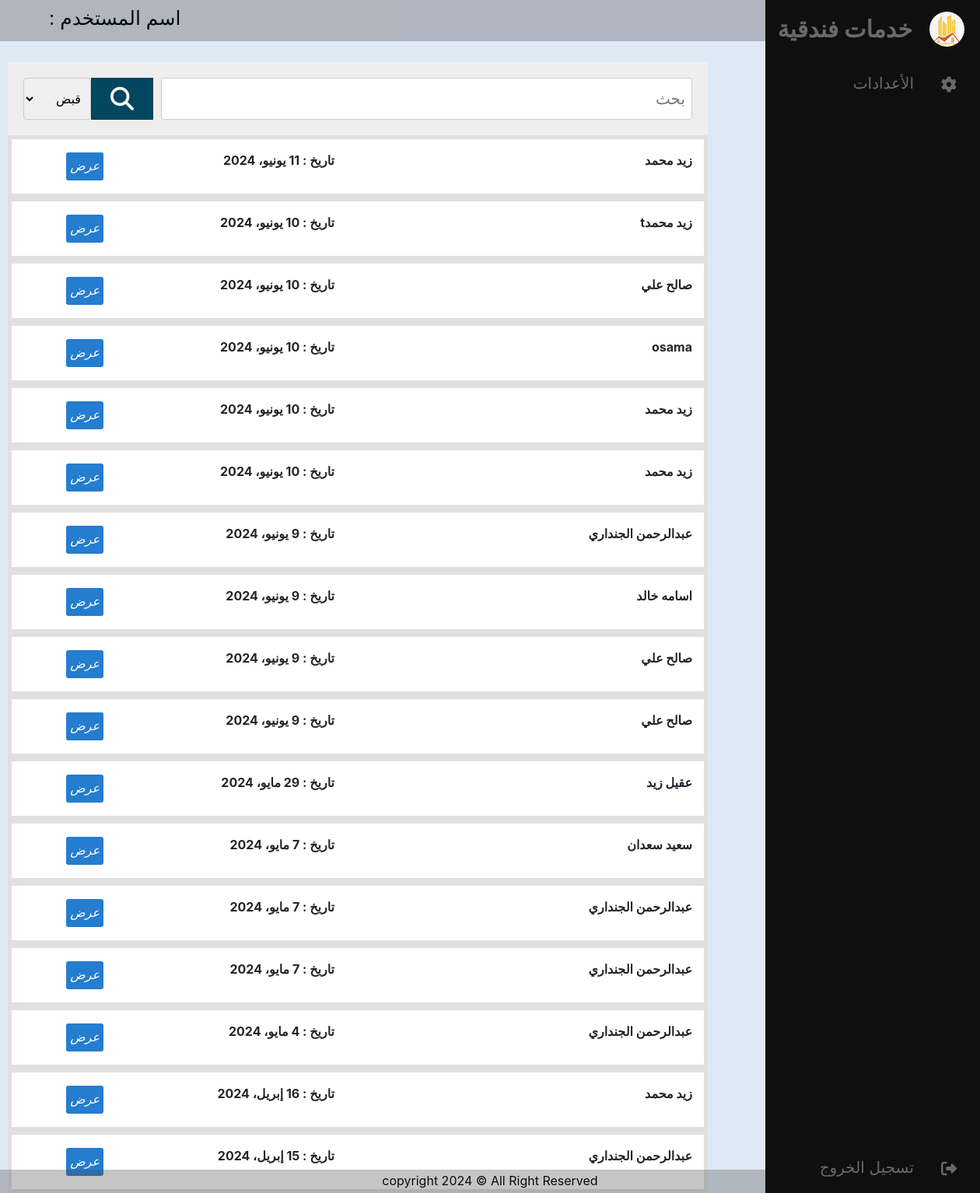
Page /bills on the committed database.
### system/models.py (models this page shows, shortened)
class Operation(models.Model):
     fund = models.ForeignKey(Fund,on_delete=models.CASCADE,verbose_name='الصندوق')
     customers = models.ForeignKey(Customers,on_delete=models.CASCADE,verbose_name='اسم العميل', null=True,blank=True)
     reservecha = models.ForeignKey(Reservecha,on_delete=models.CASCADE,verbose_name='الشاليه',null=True,blank=True)
     reserveape = models.ForeignKey(Reserveape,on_delete=models.CASCADE,verbose_name='الشقه',null=True,blank=True)
     pay_notice = models.TextField(null=True,verbose_name='ملاحظات')
     f_or = models.CharField(max_length=100,null=True,verbose_name='لأجل')
     recipient_name = models.CharField(max_length=100,null=True,verbose_name='اسم المستلم')
     pay_amountoutside = models.DecimalField(max_digits=10,decimal_places=2,null=True,verbose_name='المبلغ المنصرف',default=0.00)
     pay_amountinside = models.DecimalField(max_digits=10,decimal_places=2,null=True,verbose_name='المبلغ الوارد',default=0.00)
     pay_date  = models.DateField(default=datetime.now,verbose_name='التاريخ')
     add_datetme = models.DateTimeField(default=datetime.now,verbose_name='تاريخ ووقت الأضافه')
     user = models.ForeignKey(User, on_delete=models.CASCADE,verbose_name='المستخدم', default='abdalrahman')
     class Meta:
         verbose_name_plural = 'العمليات'
         verbose_name = 'عمليه'

class Customers(models.Model):
     cus_name = models.CharField(max_length=50,null=False,verbose_name='اسم العميل')
     cus_card_id = models.IntegerField(null=False,verbose_name='رقم البطاقه')
     cus_phone_number = models.IntegerField(null=False,verbose_name='رقم التلفون')
     cus_address = models.CharField(max_length=20,null=True,verbose_name='العنوان')
     cus_age = models.IntegerField(null=True,verbose_name='العمر')
     cus_gender = models.CharField(max_length=10,null=True,verbose_name='الجنس')
     cus_add_datetime = models.DateTimeField(default=datetime.now,verbose_name='تاريخ ووقت الأضافه')
     user = models.ForeignKey(User, on_delete=models.CASCADE,verbose_name='المستخدم')
     def __str__(self):
         return self.cus_name
     class Meta:
         verbose_name_plural = 'العملاء'
         verbose_name = 'عميل'

### system/views.py (the view)
# urls.py: path('bills',views.bills, name='bills'),
def bills(request):
    user = request.user
    group = user.groups.all()
    context = {
        'ta_bill': Operation.objects.all().filter(pay_amountinside__gt = 1).order_by('-id'),
        't_bill': Operation.objects.all().filter(pay_amountoutside__gt = 1).order_by('-id'),
        'gr':group, 'u':user,
    }
    return render(request, 'pages/report/bills.html', context)

### templates/pages/report/bills.html (shortened to what this page needs)
{% extends 'base.html' %}
{% block content%}
<div class="cli-container" style="width: 900px;">
    <div class="repos">
      <input type="text" placeholder="بحث">
      <span class="cli-btn"><i class="fas fa-search"></i></span>
      <span><select style="width: 100%; height: 100%;" id="bill" >
        <option value="in">قبض</option>
      </select></span>
    </div>
  <div id="in">
  {% for b in ta_bill %}
  <div class="data">
    <div class="cusname" style="align-items: center;">
      <p class="p_cli" style="position: static; font-weight: bolder;">{{b.customers}}</p>
        <div class="cusname" style="align-items: center;">
          <p class="p_cli" style="position: absolute; right: 830px; font-weight: bold;"> تاريخ : {{b.pay_date}} </p>
        </div>
      <div class="left_clt" style="position: absolute; right: 1125px;  background-color: #247dcf; padding: 5px; height: 40px;">
        <a href="{% url 'bill'  b.id %}">
          <i >عرض</i>
        </a>
      </div>
    </div>
  </div>
   {% endfor %}
  </div>
</div>
 {% endblock %}

### hotel_system/static/css/style.css (style rules this page uses)
* { margin: 0; padding: 0; text-decoration: none; }
body { background: #dfe9f5; direction: rtl; }
.input-field input[type="text"], input[type="search"], input[type="email"], input[type="date"], select { flex: 1; width: calc(100% - 3%); padding: 8px; border: 1px solid #ccc; border-radius: 4px; box-sizing: border-box; }
.cli-container { direction: rtl; width: 800px; background-color: #f6f6f6; margin: auto; margin-top: 80px; margin-right: 350px; }
.repos { padding: 20px; display: flex; background-color: #EEE; }
.repos input { width: 100%; padding: 15px 20px; border: none; font-size: 20px; height: 54px; }
.cli-btn { width: 80px; margin-right: 10px; height: 54px; background-color: #03465f; color: #FFF; line-height: 54px; text-align: center; font-weight: bold; font-size: 30px; cursor: pointer; }
.data { padding: 5px; background-color: #e0e0e0; }
.cusname { background-color: #FFF; padding: 15px; display: flex; }
.left_clt { background-color: #247dcf; color: white; border-radius: 5px; text-align: center; height: 30px; padding: 5px; cursor: pointer; display: flex; border-color: white; border-width: 2px; border-style: double; }
a { color: white; text-decoration: none; }
a { color: white; }
.input-field_B3 input[type="text"], input[type="date"], input[type="time"], select { flex: 1; width: calc(100% - 5%); padding: 8px; border: 1px solid #ccc; border-radius: 4px; box-sizing: border-box; margin-left: 10px; }
.input-field_CB2 input[type="text"], input[type="number"], input[type="date"], input[type="time"], select { flex: 1; width: calc(100% - 5%); padding: 8px; border: 1px solid #ccc; border-radius: 4px; box-sizing: border-box; }
input[type="text"] { flex: 1; width: calc(100% - 5%); padding: 8px; border: 1px solid #ccc; border-radius: 4px; box-sizing: border-box; }

### rows in the picture
Operation: customers "زيد محمد", pay_date "11 يونيو، 2024"
Operation: customers "زيد محمدt", pay_date "10 يونيو، 2024"
Operation: customers "صالح علي", pay_date "10 يونيو، 2024"
Operation: customers "osama", pay_date "10 يونيو، 2024"
Operation: customers "زيد محمد", pay_date "10 يونيو، 2024"
Operation: customers "زيد محمد", pay_date "10 يونيو، 2024"
Operation: customers "عبدالرحمن الجنداري", pay_date "9 يونيو، 2024"
Operation: customers "اسامه خالد", pay_date "9 يونيو، 2024"
Operation: customers "صالح علي", pay_date "9 يونيو، 2024"
Operation: customers "صالح علي", pay_date "9 يونيو، 2024"
Operation: customers "عقيل زيد", pay_date "29 مايو، 2024"
Operation: customers "سعيد سعدان", pay_date "7 مايو، 2024"
Operation: customers "عبدالرحمن الجنداري", pay_date "7 مايو، 2024"
Operation: customers "عبدالرحمن الجنداري", pay_date "7 مايو، 2024"
Operation: customers "عبدالرحمن الجنداري", pay_date "4 مايو، 2024"
Operation: customers "زيد محمد", pay_date "16 إبريل، 2024"
Operation: customers "عبدالرحمن الجنداري", pay_date "15 إبريل، 2024"
